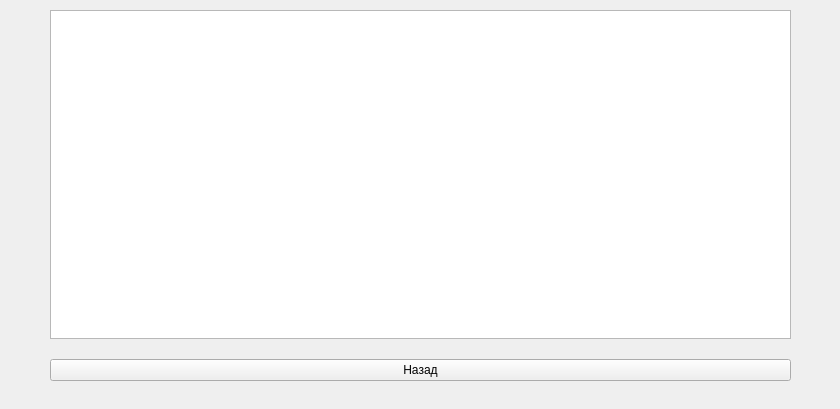
<?xml version="1.0" encoding="UTF-8"?>
<ui version="4.0">
 <class>Form</class>
 <widget class="QWidget" name="Form">
  <property name="geometry">
   <rect>
    <x>0</x>
    <y>0</y>
    <width>840</width>
    <height>409</height>
   </rect>
  </property>
  <property name="minimumSize">
   <size>
    <width>840</width>
    <height>409</height>
   </size>
  </property>
  <property name="maximumSize">
   <size>
    <width>2520</width>
    <height>1227</height>
   </size>
  </property>
  <property name="windowTitle">
   <string>Агаш Пазл - Список карточек пазлов</string>
  </property>
  <widget class="QWidget" name="verticalLayoutWidget">
   <property name="geometry">
    <rect>
     <x>0</x>
     <y>0</y>
     <width>841</width>
     <height>411</height>
    </rect>
   </property>
   <layout class="QVBoxLayout" name="verticalLayout" stretch="0,0">
    <property name="spacing">
     <number>20</number>
    </property>
    <property name="sizeConstraint">
     <enum>QLayout::SetDefaultConstraint</enum>
    </property>
    <property name="leftMargin">
     <number>50</number>
    </property>
    <property name="topMargin">
     <number>10</number>
    </property>
    <property name="rightMargin">
     <number>50</number>
    </property>
    <property name="bottomMargin">
     <number>30</number>
    </property>
    <item>
     <widget class="QListWidget" name="listPuzzles"/>
    </item>
    <item>
     <widget class="QPushButton" name="btnBack">
      <property name="text">
       <string>Назад</string>
      </property>
     </widget>
    </item>
   </layout>
  </widget>
 </widget>
 <resources/>
 <connections/>
</ui>
